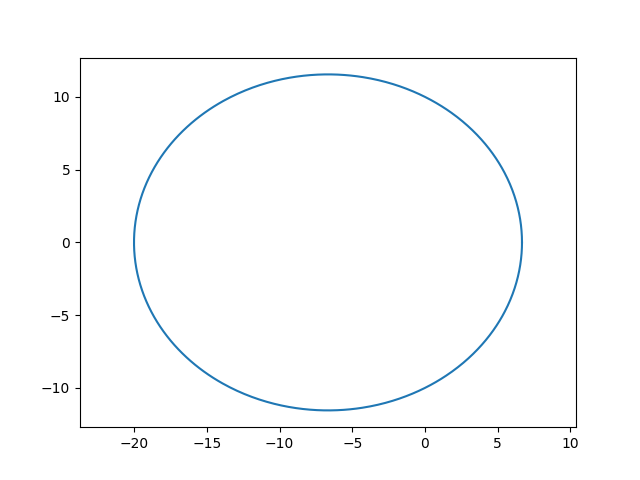

Generate this figure with Python:
import matplotlib.pyplot as plt
import numpy as np

def convertToDecart(alpha, r):
    return (r * np.cos(alpha), r * np.sin(alpha))

def ellipse(p, e): 
    alpha = np.arange(0, 2 * np.pi, 0.01)
    r = p / (1 + e * np.cos(alpha))
    return(alpha, r)

if(__name__ == '__main__'):
    p = float(input('Введите фокальный параметр эллипса: '))
    e = float(input('Введите эксцентриситет эллипса: '))
    ellipse = ellipse(p, e)
    ellipseParams = convertToDecart(ellipse[0], ellipse[1])
    plt.plot(ellipseParams[0], ellipseParams[1])

    plt.axis('equal')
    plt.savefig('task_add_2.png')
